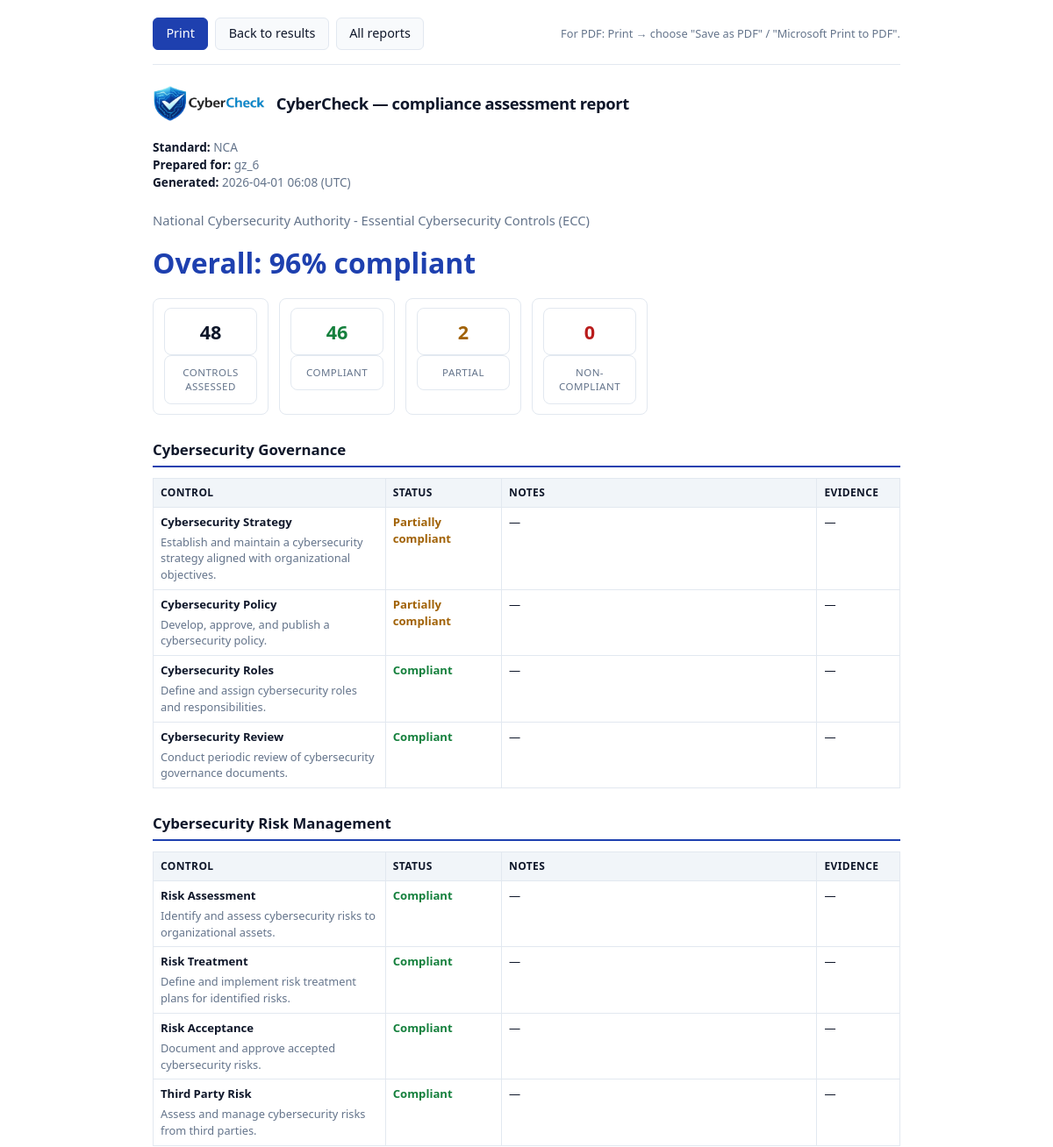
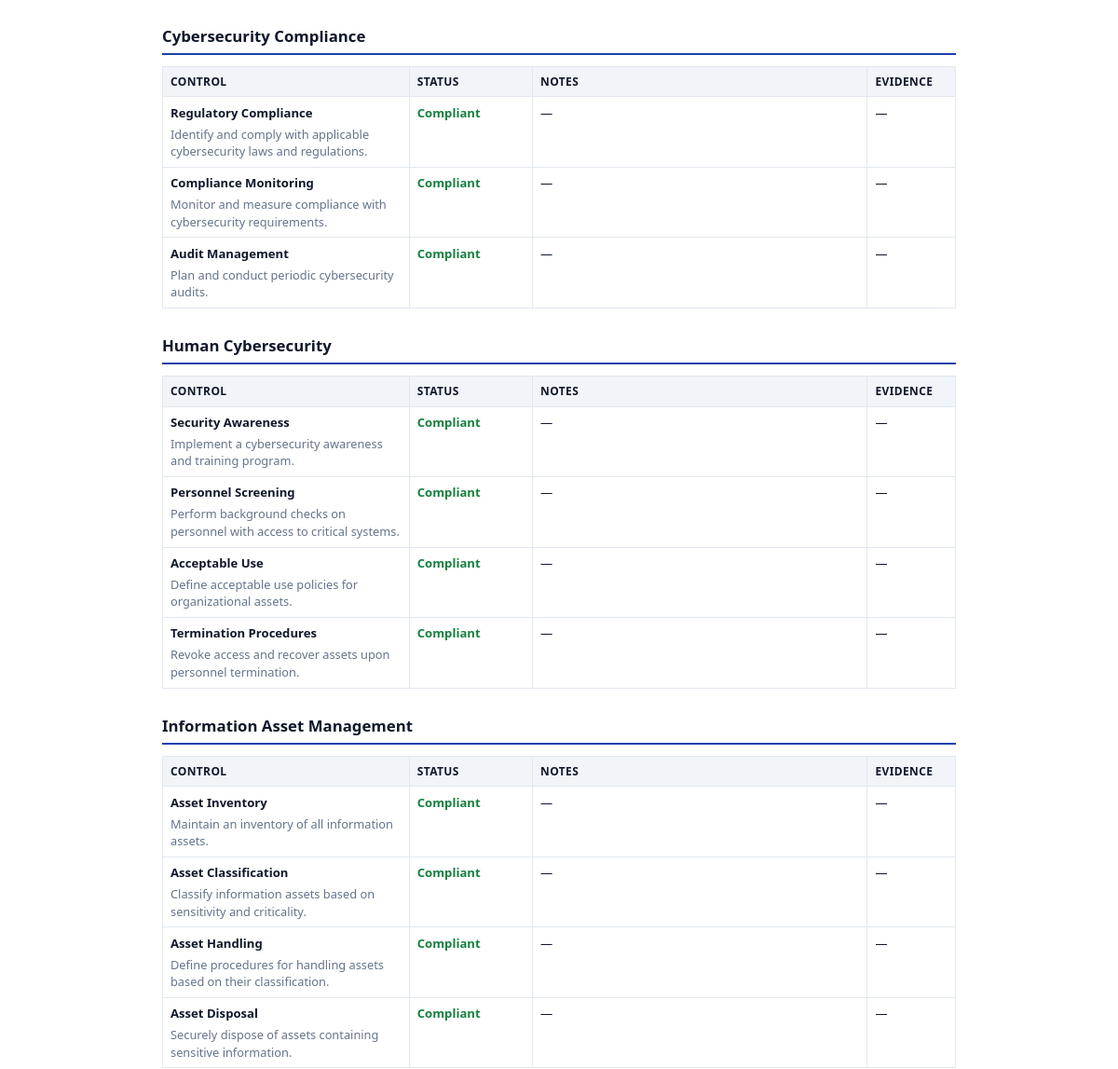
The page /results/2/report (signed in, upper part) on the database as committed earlier (2 pictures, top to bottom).
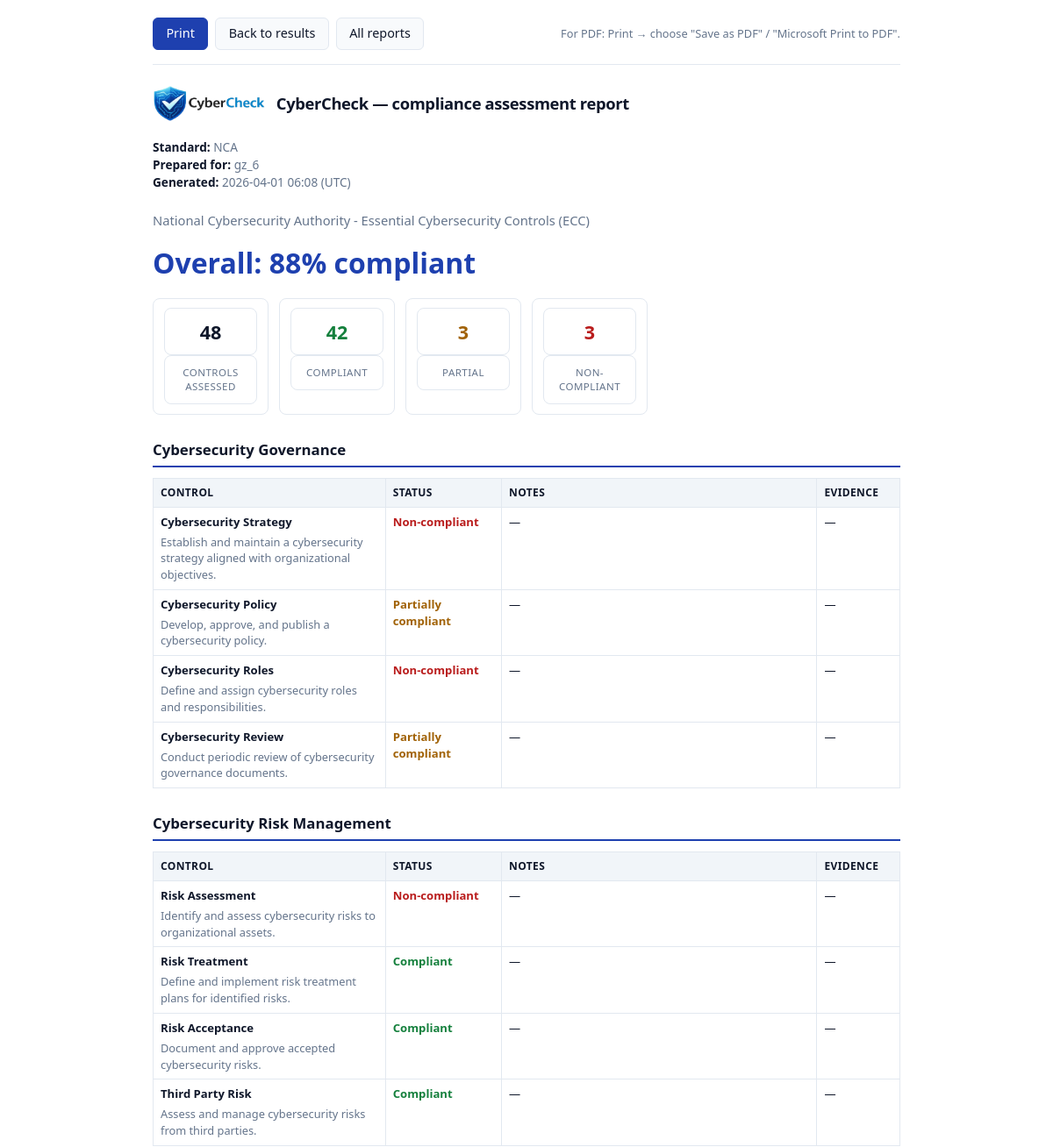
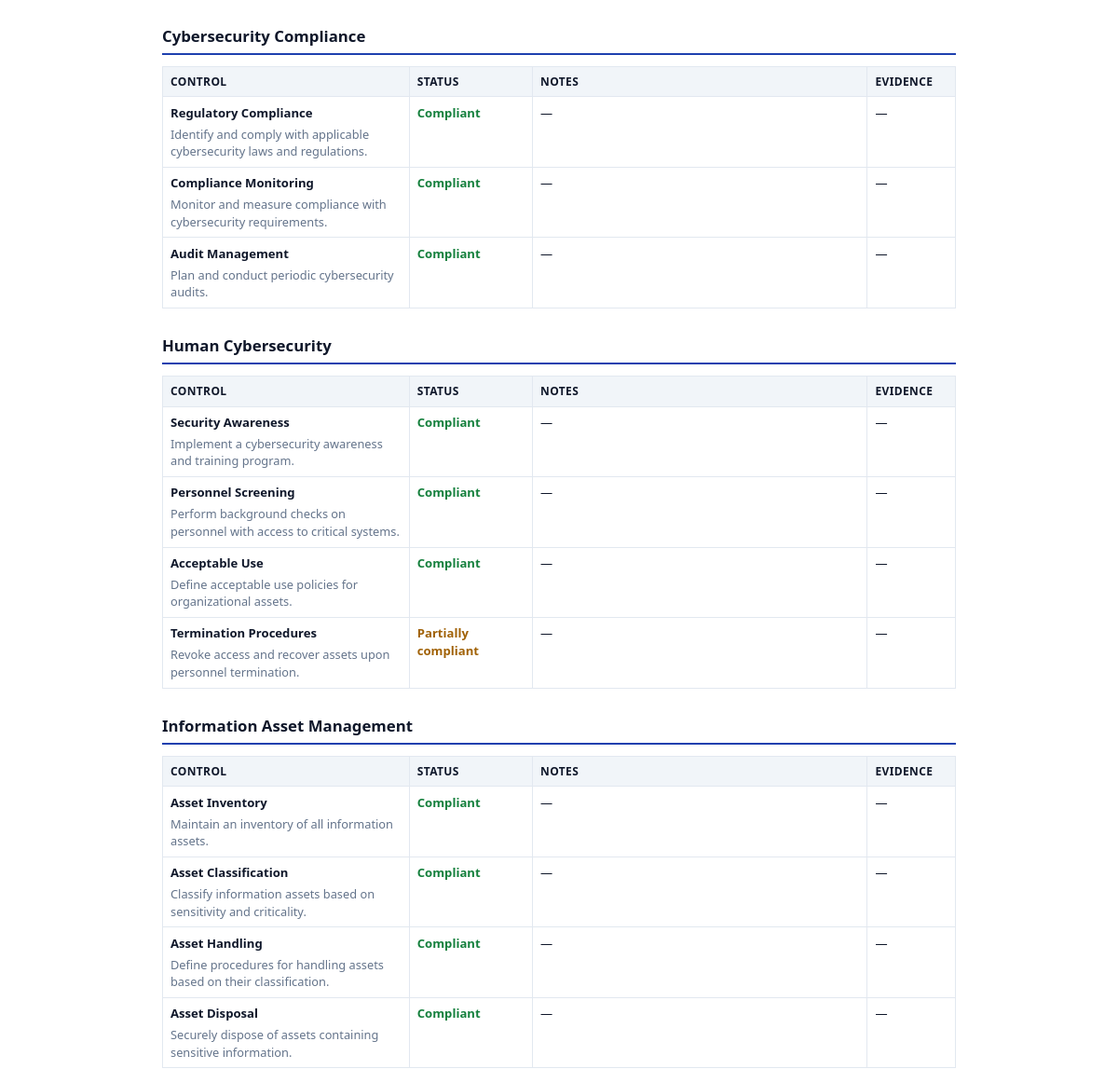
The same page on the database as committed later (2 pictures, top to bottom).
### compliance/models.py (models this page shows, shortened)
class AssessmentResult(models.Model):
    STATUS_CHOICES = [
        ('compliant', 'Compliant'),
        ('partial', 'Partially Compliant'),
        ('non_compliant', 'Non-Compliant'),
    ]
    control = models.ForeignKey(Control, on_delete=models.CASCADE)
    user = models.ForeignKey(User, on_delete=models.CASCADE)
    status = models.CharField(max_length=20, choices=STATUS_CHOICES)
    notes = models.TextField(blank=True)
    evidence_file = models.FileField(upload_to='evidence/', blank=True, null=True)
    created_at = models.DateTimeField(auto_now_add=True)

class Control(models.Model):
    domain = models.ForeignKey(Domain, on_delete=models.CASCADE)
    title = models.CharField(max_length=200)
    description = models.TextField()

### compliance/views.py (the view)
# urls.py: path('results/<int:standard_id>/report', views.results_print, name='results_print'),
@login_required
def results_print(request, standard_id):
    standard = get_object_or_404(Standard, id=standard_id)
    ctx = _results_context(standard, request.user)
    ctx['generated_at'] = timezone.now()
    return render(request, 'compliance/results_print.html', ctx)

### templates/compliance/results_print.html (shortened to what this page needs)
{% load static i18n %}
{% get_current_language as LANGUAGE_CODE %}
<!DOCTYPE html>
<html lang="{{ LANGUAGE_CODE }}" dir="{% if LANGUAGE_CODE == 'ar' %}rtl{% else %}ltr{% endif %}">
<head>
</head>
<body>
    <div class="toolbar no-print">
        <button type="button" class="primary" onclick="window.print()">{% trans "Print" %}</button>
        <a href="{% url 'results' standard.id %}">{% trans "Back to results" %}</a>
        <a href="{% url 'reports' %}">{% trans "All reports" %}</a>
        <span class="hint">{% trans "For PDF: Print → choose \"Save as PDF\" / \"Microsoft Print to PDF\"." %}</span>
    </div>
    <header class="brand">
        <img src="{% static 'images/logo.png' %}" alt="">
        <h1>{% trans "CyberCheck — compliance assessment report" %}</h1>
    </header>
    <div class="meta">
        <div><strong>{% trans "Standard:" %}</strong> {{ standard.name }}</div>
        <div><strong>{% trans "Prepared for:" %}</strong> {{ user.get_username }}</div>
        <div><strong>{% trans "Generated:" %}</strong> {{ generated_at|date:"Y-m-d H:i" }} ({{ generated_at|date:"e" }})</div>
    </div>
    <p style="margin-top:0;font-size:0.92rem;color:var(--muted);">{{ standard.description }}</p>
    {% if assessed_total == 0 %}
    <div class="empty-report">
        {% trans "No assessment responses are recorded for this standard yet. Complete the assessment online, then open this report again." %}
    </div>
    {% else %}
    <p class="score-big">{% blocktrans with s=score %}Overall: {{ s }}% compliant{% endblocktrans %}</p>
    <div class="summary">
        <div>
            <div class="val">{{ assessed_total }}</div>
            <div class="lbl">{% trans "Controls assessed" %}</div>
        </div>
        <div>
            <div class="val" style="color:#15803d">{{ compliant_count }}</div>
            <div class="lbl">{% trans "Compliant" %}</div>
        </div>
        <div>
            <div class="val" style="color:#a16207">{{ partial_count }}</div>
            <div class="lbl">{% trans "Partial" %}</div>
        </div>
        <div>
            <div class="val" style="color:#b91c1c">{{ non_compliant_count }}</div>
            <div class="lbl">{% trans "Non-compliant" %}</div>
        </div>
    </div>
    {% for domain in domains %}
    <h2>{{ domain.name }}</h2>
    {% if domain.results %}
    <table>
        <thead>
            <tr>
                <th style="width:28%">{% trans "Control" %}</th>
                <th style="width:14%">{% trans "Status" %}</th>
                <th style="width:38%">{% trans "Notes" %}</th>
                <th style="width:10%">{% trans "Evidence" %}</th>
            </tr>
        </thead>
        <tbody>
            {% for result in domain.results %}
            <tr>
                <td>
                    <strong>{{ result.control.title }}</strong>
                    <div style="color:var(--muted);font-size:0.8rem;margin-top:0.25rem">{{ result.control.description }}</div>
                </td>
                <td>
                    {% if result.status == 'compliant' %}
                    <span class="status-ok">{% trans "Compliant" %}</span>
                    {% elif result.status == 'partial' %}
                    <span class="status-warn">{% trans "Partially compliant" %}</span>
                    {% else %}
                    <span class="status-bad">{% trans "Non-compliant" %}</span>
                    {% endif %}
                </td>
                <td>{% if result.notes %}{{ result.notes|linebreaksbr }}{% else %}—{% endif %}</td>
                <td>{% if result.evidence_file %}{% trans "Yes" %}{% else %}—{% endif %}</td>
            </tr>
            {% endfor %}
        </tbody>
    </table>
    {% else %}
    <p style="color:var(--muted);font-size:0.9rem;">{% trans "No responses in this domain." %}</p>
    {% endif %}
    {% endfor %}
    {% endif %}
</body>
</html>

Rows that differ between the two databases and show on the page:
changed AssessmentResult "Cybersecurity Strategy": status "partial" → "non_compliant" (drawn)
changed AssessmentResult "Cybersecurity Roles": status "compliant" → "non_compliant" (drawn)
changed AssessmentResult "Cybersecurity Review": status "compliant" → "partial" (drawn)
changed AssessmentResult "Risk Assessment": status "compliant" → "non_compliant" (drawn)
changed AssessmentResult "Termination Procedures": status "compliant" → "partial" (drawn)
Other text that changed with them:
{{ compliant_count }}: "46" → "42"
{{ partial_count }}: "2" → "3"
{{ non_compliant_count }}: "0" → "3"
text no longer shown: "Overall: 96% compliant"
text now shown: "Overall: 88% compliant"
list line gone: "Partially compliant"
new list line: "Non-compliant"
list line gone: "Compliant"
new list line: "Partially compliant"
